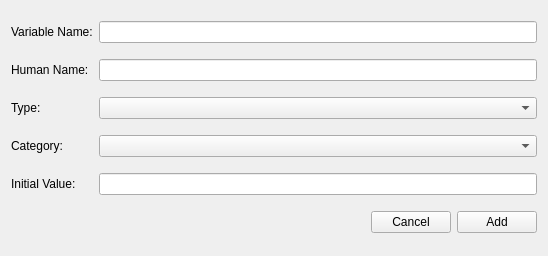
<?xml version="1.0" encoding="UTF-8"?>
<ui version="4.0">
 <class>AddFilterParameter</class>
 <widget class="QWidget" name="AddFilterParameter">
  <property name="geometry">
   <rect>
    <x>0</x>
    <y>0</y>
    <width>548</width>
    <height>256</height>
   </rect>
  </property>
  <property name="sizePolicy">
   <sizepolicy hsizetype="Preferred" vsizetype="Fixed">
    <horstretch>0</horstretch>
    <verstretch>0</verstretch>
   </sizepolicy>
  </property>
  <property name="minimumSize">
   <size>
    <width>0</width>
    <height>256</height>
   </size>
  </property>
  <property name="maximumSize">
   <size>
    <width>16777215</width>
    <height>256</height>
   </size>
  </property>
  <property name="windowTitle">
   <string>Add Filter Parameter</string>
  </property>
  <layout class="QGridLayout" name="gridLayout">
   <item row="1" column="1">
    <widget class="QLineEdit" name="humanName"/>
   </item>
   <item row="0" column="0">
    <widget class="QLabel" name="varNameLabel">
     <property name="text">
      <string>Variable Name:</string>
     </property>
    </widget>
   </item>
   <item row="1" column="0">
    <widget class="QLabel" name="humanNameLabel">
     <property name="text">
      <string>Human Name:</string>
     </property>
    </widget>
   </item>
   <item row="0" column="1">
    <widget class="QLineEdit" name="varName"/>
   </item>
   <item row="3" column="1">
    <widget class="QComboBox" name="category"/>
   </item>
   <item row="3" column="0">
    <widget class="QLabel" name="categoryLabel">
     <property name="text">
      <string>Category:</string>
     </property>
    </widget>
   </item>
   <item row="4" column="1">
    <widget class="QLineEdit" name="initValue"/>
   </item>
   <item row="2" column="0">
    <widget class="QLabel" name="typeLabel">
     <property name="text">
      <string>Type:</string>
     </property>
    </widget>
   </item>
   <item row="2" column="1">
    <widget class="QComboBox" name="type"/>
   </item>
   <item row="4" column="0">
    <widget class="QLabel" name="initValueLabel">
     <property name="text">
      <string>Initial Value:</string>
     </property>
    </widget>
   </item>
   <item row="5" column="1">
    <layout class="QHBoxLayout" name="horizontalLayout">
     <item>
      <widget class="QtSFSDropLabel" name="errorString">
       <property name="sizePolicy">
        <sizepolicy hsizetype="Expanding" vsizetype="Preferred">
         <horstretch>0</horstretch>
         <verstretch>0</verstretch>
        </sizepolicy>
       </property>
       <property name="text">
        <string/>
       </property>
      </widget>
     </item>
     <item>
      <widget class="QPushButton" name="cancelBtn">
       <property name="text">
        <string>Cancel</string>
       </property>
      </widget>
     </item>
     <item>
      <widget class="QPushButton" name="addFilterParameterBtn">
       <property name="text">
        <string>Add</string>
       </property>
      </widget>
     </item>
    </layout>
   </item>
  </layout>
 </widget>
 <customwidgets>
  <customwidget>
   <class>QtSFSDropLabel</class>
   <extends>QLabel</extends>
   <header>QtSFSDropLabel.h</header>
  </customwidget>
 </customwidgets>
 <tabstops>
  <tabstop>varName</tabstop>
  <tabstop>humanName</tabstop>
  <tabstop>type</tabstop>
  <tabstop>category</tabstop>
  <tabstop>initValue</tabstop>
  <tabstop>cancelBtn</tabstop>
  <tabstop>addFilterParameterBtn</tabstop>
 </tabstops>
 <resources/>
 <connections/>
</ui>
